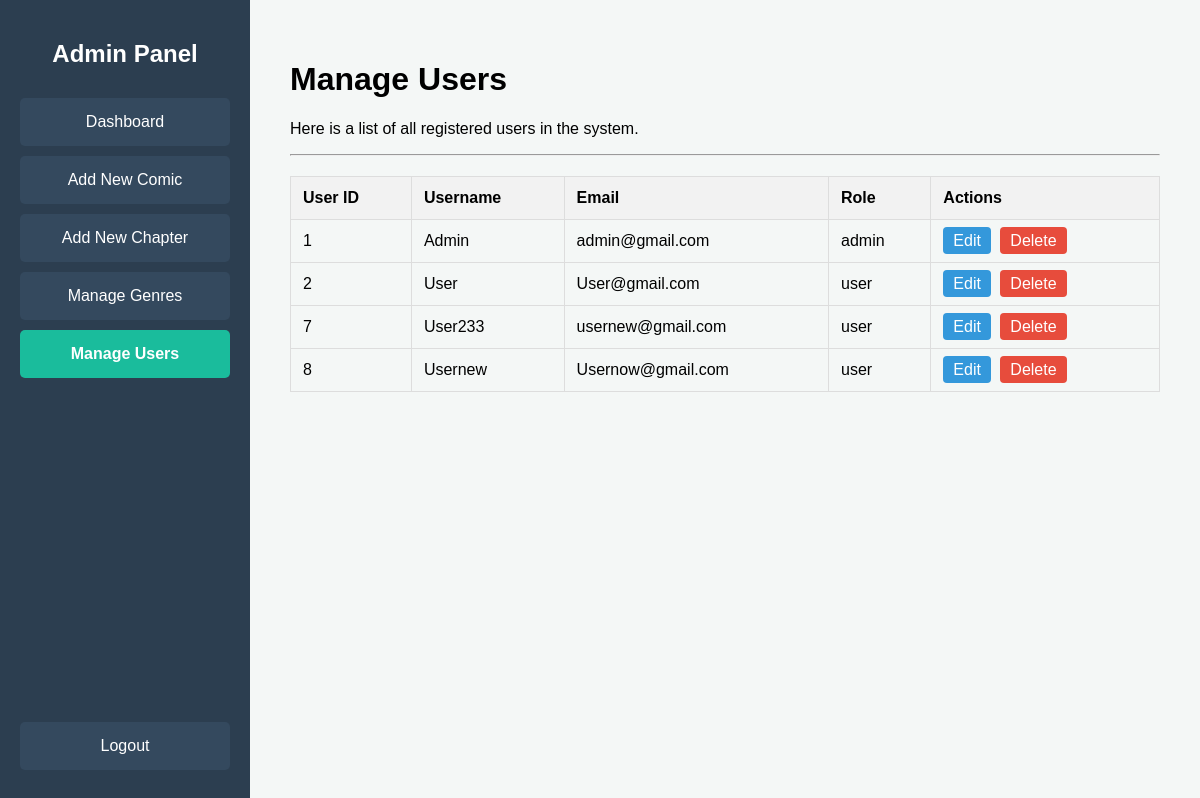
The app's page /code/admin/manage_users.php (signed in) with its own data.
### tables this page shows
CREATE TABLE `tb_user` (
  `user_id` int(5) NOT NULL,
  `username` varchar(32) NOT NULL,
  `email` varchar(255) NOT NULL,
  `password` varchar(255) NOT NULL,
  `role` enum('admin','user') NOT NULL,
  `profile_picture_url` varchar(255) DEFAULT NULL,
  `created_at` date NOT NULL
);

### code/admin/manage_users.php (the view, shortened to what this page needs)
<?php
include '../connection.php';
?>
<!DOCTYPE html>
<html lang="en">
<head>
    <link rel="stylesheet" href="../../assets/css/admin_style.css">
</head>
<body>
    <div class="dashboard-container">
        <div class="sidebar">
            <h2>Admin Panel</h2>
            <a href="dashboard.php" class="nav-button">Dashboard</a>
            <a href="add_comic.php" class="nav-button">Add New Comic</a>
            <a href="add_chapter.php" class="nav-button">Add New Chapter</a>
            <a href="manage_genres.php" class="nav-button">Manage Genres</a>
            <a href="manage_users.php" class="nav-button active">Manage Users</a>
            <a href="#" class="nav-button logout-button" onclick="showLogoutModal(event)">Logout</a>
        </div>
        <div class="main-content">
            <h1>Manage Users</h1>
            <p>Here is a list of all registered users in the system.</p>
            <hr>
            <table class="data-table">
                <thead>
                    <tr>
                        <th>User ID</th>
                        <th>Username</th>
                        <th>Email</th>
                        <th>Role</th>
                        <th>Actions</th>
                    </tr>
                </thead>
                <tbody>
                    <?php
                        $sql = "SELECT user_id, username, email, role FROM tb_user";
                        $result = mysqli_query($conn, $sql);
                        while ($user = mysqli_fetch_assoc($result)) {
                            echo '<tr>';
                            echo '<td>' . $user['user_id'] . '</td>';
                            echo '<td>' . htmlspecialchars($user['username']) . '</td>';
                            echo '<td>' . htmlspecialchars($user['email']) . '</td>';
                            echo '<td>' . htmlspecialchars($user['role']) . '</td>';
                            echo '<td>
                                    <a href="edit_user.php?id=' . $user['user_id'] . '" class="action-btn edit-btn">Edit</a>
                                    <a href="delete_user.php?id=' . $user['user_id'] . '" class="action-btn delete-btn" onclick="return confirm(\'Are you sure you want to delete this user?\');">Delete</a>
                                  </td>';
                            echo '</tr>';
                        }
                    ?>
                </tbody>
            </table>
        </div>
    </div>
</body>
</html>

### assets/css/admin_style.css (style rules this page uses)
body { font-family: Arial, sans-serif; margin: 0; background-color: #f4f7f6; }
.dashboard-container { min-height: 100vh; }
.sidebar { position: fixed; top: 0; left: 0; height: 100%; width: 250px; background-color: #2c3e50; color: white; padding: 20px; display: flex; flex-direction: column; box-sizing: border-box; }
.sidebar h2 { text-align: center; margin-bottom: 30px; }
.sidebar .nav-button { color: white; text-decoration: none; padding: 15px; margin-bottom: 10px; border-radius: 5px; background-color: #34495e; text-align: center; transition: background-color 0.3s; }
.sidebar .nav-button.active { background-color: #1abc9c; font-weight: bold; }
.logout-button { margin-top: auto; }
.main-content { margin-left: 250px; flex-grow: 1; padding: 40px; }
.data-table { width: 100%; border-collapse: collapse; margin-top: 20px; }
.data-table th, .data-table td { border: 1px solid #ddd; padding: 12px; text-align: left; }
.data-table thead { background-color: #f2f2f2; }
.action-btn { padding: 5px 10px; color: white; text-decoration: none; border-radius: 4px; margin-right: 5px; }
.edit-btn { background-color: #3498db; }
.delete-btn { background-color: #e74c3c; }

### records on screen
tb_user: user_id "1", username "Admin", email "admin@gmail.com", role "admin"
tb_user: user_id "2", username "User", email "User@gmail.com", role "user"
tb_user: user_id "7", username "User233", email "usernew@gmail.com", role "user"
tb_user: user_id "8", username "Usernew", email "Usernow@gmail.com", role "user"
